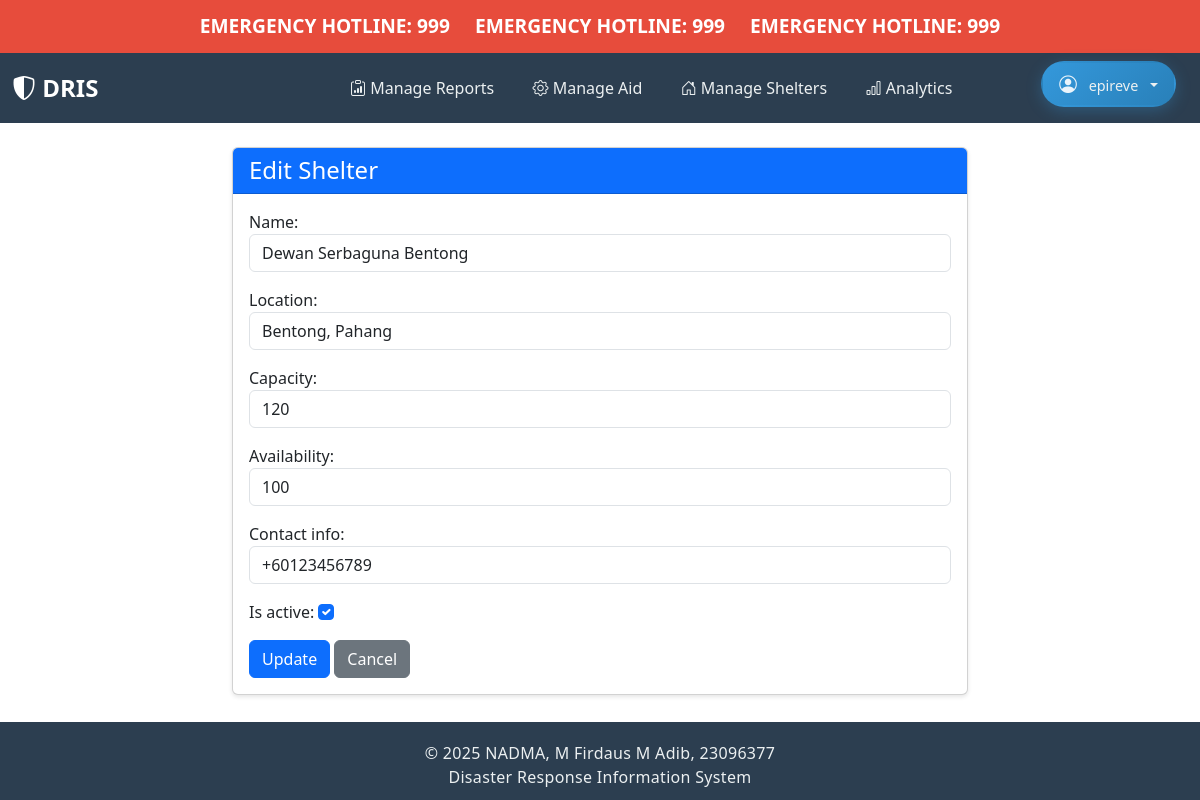
The app's page /shelters/6/edit/ (signed in) with its own data.
### core/models.py (models this page shows, shortened)
class User(AbstractUser):
    ROLE_CHOICES = [
        ("CITIZEN", "Citizen"),
        ("VOLUNTEER", "Volunteer"),
        ("AUTHORITY", "Authority"),
    ]
    role = models.CharField(max_length=10, choices=ROLE_CHOICES)

class Shelter(models.Model):
    name = models.CharField(max_length=100)
    location = models.CharField(max_length=255)
    capacity = models.IntegerField(validators=[MinValueValidator(0)])
    availability = models.IntegerField(validators=[MinValueValidator(0)])
    contact_info = models.CharField(max_length=255, blank=True)
    is_active = models.BooleanField(default=True)

### core/views.py (the view)
# urls.py: path("shelters/<int:pk>/edit/", views.shelter_edit, name="shelter_edit"),
@login_required
def shelter_edit(request, pk):
    if not (
        request.user.role == "AUTHORITY"
        or request.user.is_superuser
        or request.user.is_staff
    ):
        return redirect("login")
    shelter = get_object_or_404(Shelter, pk=pk)
    if request.method == "POST":
        form = ShelterForm(request.POST, instance=shelter)
        if form.is_valid():
            form.save()
            return redirect("shelter_directory")
    else:
        form = ShelterForm(instance=shelter)
    return render(
        request,
        "shelter/shelter_form.html",
        {"form": form, "is_edit": True, "shelter": shelter},
    )

### core/forms.py
class ShelterForm(forms.ModelForm):
    class Meta:
        model = Shelter
        fields = [
            "name",
            "location",
            "capacity",
            "availability",
            "contact_info",
            "is_active",
        ]
        widgets = {
            "name": forms.TextInput(attrs={"class": "form-control"}),
            "location": forms.TextInput(attrs={"class": "form-control"}),
            "capacity": forms.NumberInput(attrs={"class": "form-control"}),
            "availability": forms.NumberInput(attrs={"class": "form-control"}),
            "contact_info": forms.TextInput(attrs={"class": "form-control"}),
            "is_active": forms.CheckboxInput(attrs={"class": "form-check-input"}),
        }

### core/templates/shelter/shelter_form.html (shortened to what this page needs)
{% extends "core/home.html" %}
{% block content %}
<div class="container mt-4">
    <div class="row justify-content-center">
        <div class="col-md-8">
            <div class="card">
                <div class="card-header bg-primary text-white">
                    <h4 class="mb-0">
                        {% if is_edit %}Edit Shelter{% else %}Add Shelter{% endif %}
                    </h4>
                </div>
                <div class="card-body">
                    <form method="post">
                        {% for field in form %}
                            <div class="mb-3">
                                {{ field.label_tag }}
                                {{ field }}
                            </div>
                        {% endfor %}
                        <button type="submit" class="btn btn-primary">
                            {% if is_edit %}Update{% else %}Add{% endif %}
                        </button>
                        <a href="{% url 'shelter_directory' %}" class="btn btn-secondary">Cancel</a>
                    </form>
                </div>
            </div>
        </div>
    </div>
</div>
{% endblock %}

### core/templates/core/navbar.html (shortened to what this page needs)
<div class="emergency-banner">
    <span class="emergency-marquee">EMERGENCY HOTLINE: 999 &nbsp; &nbsp; EMERGENCY HOTLINE: 999 &nbsp; &nbsp; EMERGENCY HOTLINE: 999</span>
</div>
<nav class="navbar navbar-expand-lg navbar-dark">
  <div class="container-fluid">
    <a class="navbar-brand" href="{% url 'home' %}">
      <i class="bi bi-shield-shaded"></i> DRIS
    </a>
    <div class="collapse navbar-collapse d-flex justify-content-center align-items-center" id="mainNavbar">
      <div class="flex-row navbar-nav d-flex align-items-center">
        {% if user.is_authenticated %}
            {% if user.is_superuser or user.is_staff or user.role == 'AUTHORITY' %}
                <a class="nav-link" href="{% url 'report_list' %}">
                    <i class="bi bi-clipboard-data"></i> Manage Reports
                </a>
                <a class="nav-link" href="{% url 'aid_request_list' %}">
                    <i class="bi bi-gear"></i> Manage Aid
                </a>
                <a class="nav-link" href="{% url 'shelter_directory' %}">
                    <i class="bi bi-house-door"></i> Manage Shelters
                </a>
                <a class="nav-link" href="{% url 'authority_analytics' %}">
                    <i class="bi bi-bar-chart"></i> Analytics
                </a>
            {% endif %}
            <div class="navbar-profile">
              <div class="dropdown">
                <button class="btn dropdown-toggle user-profile-dropdown" type="button" data-bs-toggle="dropdown" aria-expanded="false">
                  <i class="bi bi-person-circle profile-icon"></i> {{ user.username }}
                </button>
              </div>
            </div>
        {% endif %}
      </div>
    </div>
  </div>
</nav>

### core/templates/core/navbar.html (style rules this page uses)
.emergency-banner { background: #e74c3c; color: #fff; padding: 0.75rem 0; width: 100%; overflow: hidden; position: relative; z-index: 1050; font-weight: bold; font-size: 1.2rem; display: flex; align-items: center; justify-content: center; min-height: 48px; }
.emergency-marquee { display: inline-block; white-space: nowrap; animation: marquee 10s linear infinite; font-family: inherit; }
.navbar { background-color: #2c3e50; padding: 0.75rem 0; }
.navbar-brand { color: white !important; font-weight: bold; font-size: 1.5rem; }
.nav-link { color: #ecf0f1 !important; padding: 0.5rem 1rem !important; white-space: nowrap; transition: all 0.3s ease; border-radius: 8px; margin: 0 0.2rem; }
.navbar-nav { align-items: center; }
.dropdown-toggle { color: #ecf0f1 !important; background: none; border: none; padding: 0.5rem 1rem !important; }
.dropdown-toggle::after { margin-left: 0.5rem; }
.user-profile-dropdown { background: linear-gradient(135deg, #3498db, #2980b9); border-radius: 25px; padding: 0.5rem 1.2rem; margin: 0 0.5rem; font-size: 0.9rem; font-weight: 500; border: 2px solid transparent; transition: all 0.3s ease; box-shadow: 0 4px 15px rgba(52, 152, 219, 0.3); }
.navbar-profile { margin-left: 1rem; display: flex; align-items: center; }
.profile-icon { font-size: 1.1rem; margin-right: 0.5rem; color: rgba(255,255,255,0.9); }

### records on screen
User: username "epireve"
Shelter: form "Dewan Serbaguna Bentong" "Bentong, Pahang" "120" "100" "+60123456789" "☑"

### other values on screen
{{ field.label_tag }} "Name:" "Location:" "Capacity:" "Availability:" "Contact info:" "Is active:"
